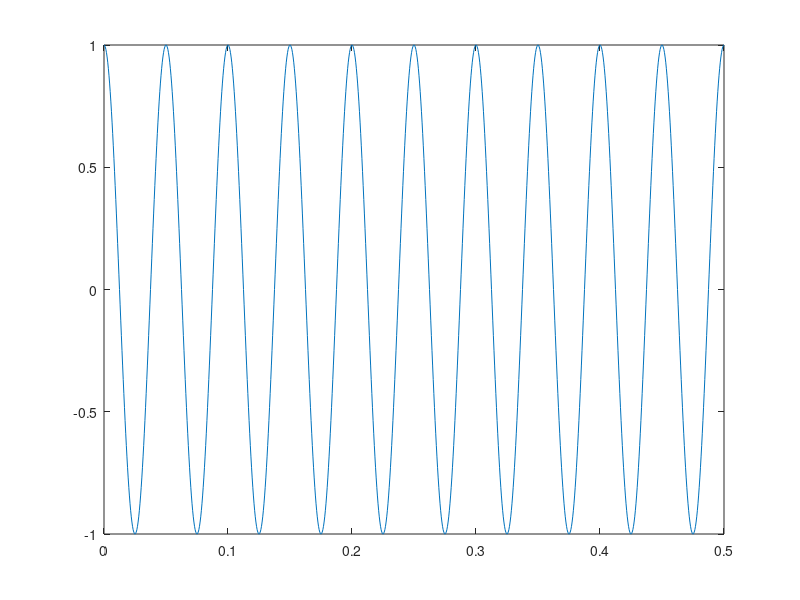
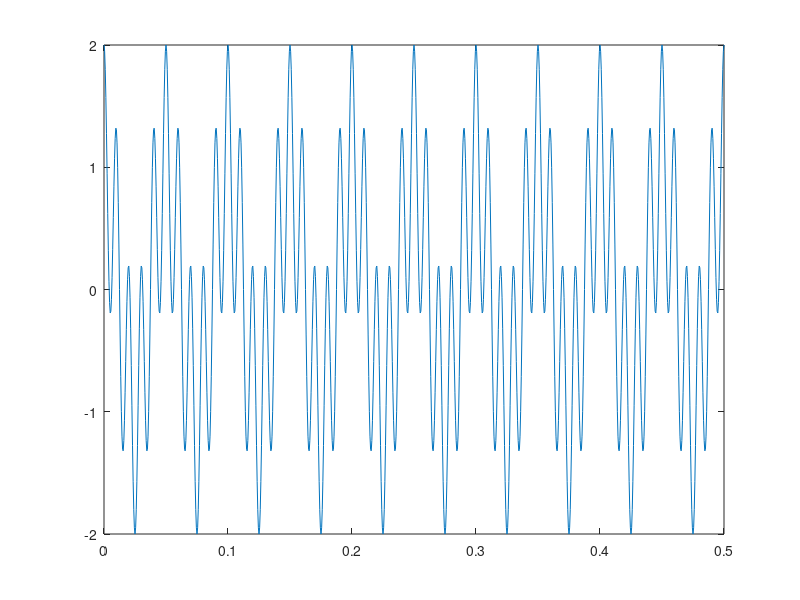
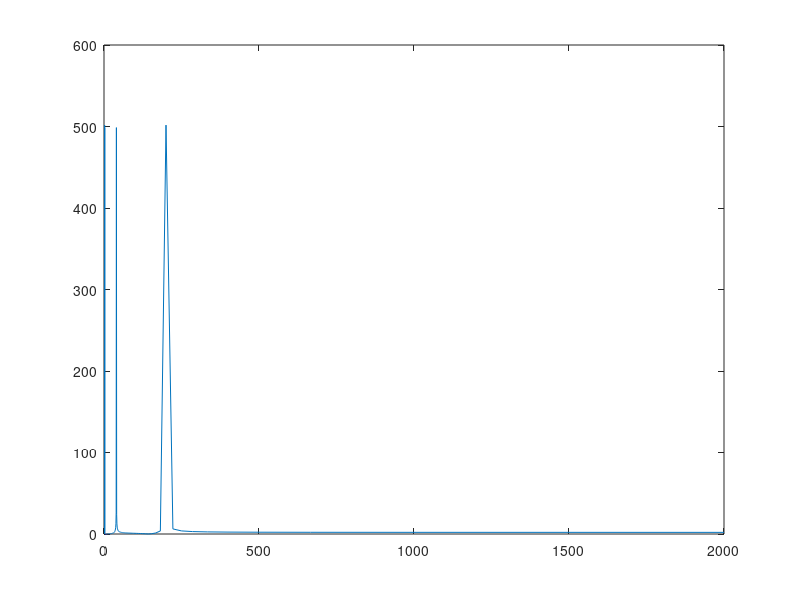
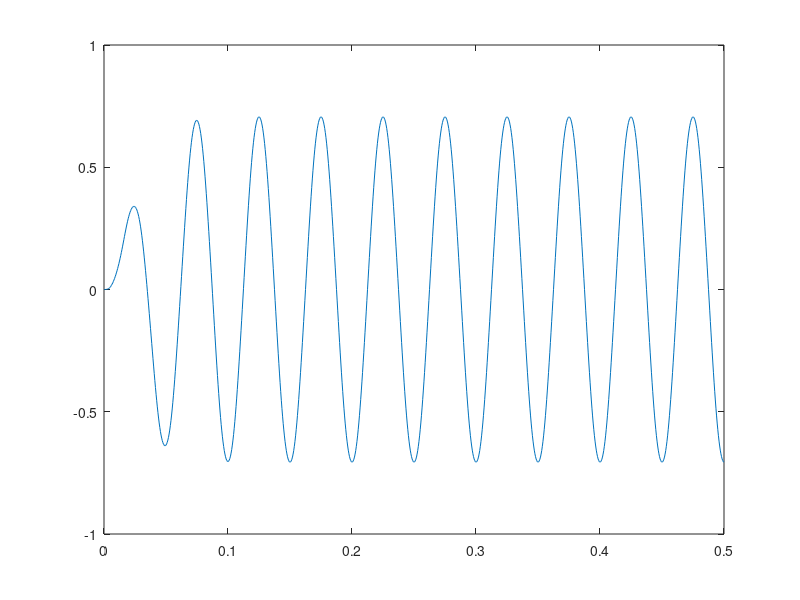

The MATLAB script that drew these images, in order:
Fn = 20;
Fd = Fn * 100;
Td = 1/Fd;
t = 0:Td:0.5;
signal = cos(2*pi*Fn.*t);

figure;
plot(t,signal);

Fn2 = 100;
signal = signal + cos(2*pi*Fn2.*t);
signal_f = fft(signal);

figure;
plot(t,signal);
figure;
plot(1./t,abs(signal_f));

[b, a] = butter (4, Fn*2/Fd);
y_signal = filter (b, a, signal);
y_signal_f = fft(y_signal);

figure;
plot(t, y_signal);
figure;
plot(1./t, abs(y_signal_f));